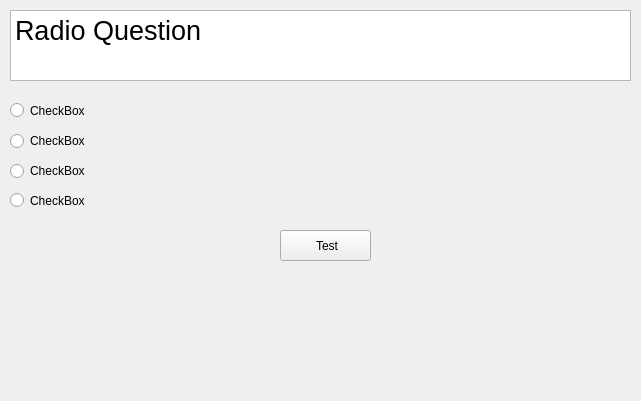
   <widget class="QWidget" name="question_radio" native="true">
    <property name="geometry">
     <rect>
      <x>0</x>
      <y>50</y>
      <width>641</width>
      <height>401</height>
     </rect>
    </property>
    <property name="sizePolicy">
     <sizepolicy hsizetype="Maximum" vsizetype="Maximum">
      <horstretch>0</horstretch>
      <verstretch>0</verstretch>
     </sizepolicy>
    </property>
    <property name="autoFillBackground">
     <bool>false</bool>
    </property>
    <widget class="QPlainTextEdit" name="question_radio_checkbox_question">
     <property name="geometry">
      <rect>
       <x>10</x>
       <y>10</y>
       <width>621</width>
       <height>71</height>
      </rect>
     </property>
     <property name="font">
      <font>
       <pointsize>20</pointsize>
      </font>
     </property>
     <property name="readOnly">
      <bool>true</bool>
     </property>
     <property name="plainText">
      <string>Radio Question</string>
     </property>
     <property name="textInteractionFlags">
      <set>Qt::TextSelectableByMouse</set>
     </property>
    </widget>
    <widget class="QRadioButton" name="question_radio_checkbox_1">
     <property name="geometry">
      <rect>
       <x>10</x>
       <y>100</y>
       <width>621</width>
       <height>21</height>
      </rect>
     </property>
     <property name="autoFillBackground">
      <bool>true</bool>
     </property>
     <property name="text">
      <string>CheckBox</string>
     </property>
    </widget>
    <widget class="QRadioButton" name="question_radio_checkbox_2">
     <property name="geometry">
      <rect>
       <x>10</x>
       <y>130</y>
       <width>621</width>
       <height>22</height>
      </rect>
     </property>
     <property name="autoFillBackground">
      <bool>true</bool>
     </property>
     <property name="text">
      <string>CheckBox</string>
     </property>
    </widget>
    <widget class="QRadioButton" name="question_radio_checkbox_4">
     <property name="geometry">
      <rect>
       <x>10</x>
       <y>190</y>
       <width>621</width>
       <height>21</height>
      </rect>
     </property>
     <property name="autoFillBackground">
      <bool>true</bool>
     </property>
     <property name="text">
      <string>CheckBox</string>
     </property>
    </widget>
    <widget class="QRadioButton" name="question_radio_checkbox_3">
     <property name="geometry">
      <rect>
       <x>10</x>
       <y>160</y>
       <width>621</width>
       <height>22</height>
      </rect>
     </property>
     <property name="autoFillBackground">
      <bool>true</bool>
     </property>
     <property name="text">
      <string>CheckBox</string>
     </property>
    </widget>
    <widget class="QPushButton" name="question_radio_checkbox_test">
     <property name="enabled">
      <bool>true</bool>
     </property>
     <property name="geometry">
      <rect>
       <x>280</x>
       <y>230</y>
       <width>91</width>
       <height>31</height>
      </rect>
     </property>
     <property name="cursor">
      <cursorShape>ArrowCursor</cursorShape>
     </property>
     <property name="toolTip">
      <string>&lt;html&gt;&lt;head/&gt;&lt;body&gt;&lt;p&gt;checks the answer&lt;/p&gt;&lt;/body&gt;&lt;/html&gt;</string>
     </property>
     <property name="autoFillBackground">
      <bool>false</bool>
     </property>
     <property name="text">
      <string> Test</string>
     </property>
     <property name="icon">
      <iconset>
       <normaloff>general/start_quardcard.png</normaloff>general/start_quardcard.png</iconset>
     </property>
     <property name="iconSize">
      <size>
       <width>30</width>
       <height>30</height>
      </size>
     </property>
    </widget>
   </widget>
